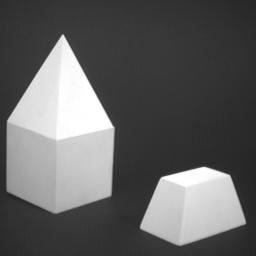
%> input picture A3PengyuWang0425157/Q5/geometric_shapes_1.pgm, 256 x 256 px
$ octave GlobalThresholding.m   (GNU Octave 9; MATLAB toolbox functions it lacks are replaced by stand-ins)
%> lines starting %> are read from the running program, lines starting %| are printed output that depends on the picture; in (x1, y1, x2, y2) boxes, pixels count from 0 and x2, y2 are one past the last pixel; in counts of white or black regions, pixels touching at a corner belong together; the program's own positions count from 1
close all;
clear;
clc;

geo1 = bgt('geometric_shapes_1.pgm');
%> in bgt, img is the input picture: size 256x256 uint8; min 35, max 255, mean 97
%> in bgt, `sumImg = sum(img(:));`: sumImg = 6359140
%> in bgt, `avgImg = sumImg/(r*c);`: avgImg = 97.03
%> in bgt, `Tinit = round(avgImg,1);`: Tinit = 97
%> after the loop in bgt, `for i=1:r`:
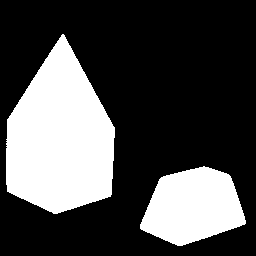
%> output: size 256x256 double; values 0 (black) and 1 (white), 29.6% white; 2 white regions, box (x1, y1, x2, y2) and area: (6, 34, 115, 214) 13508, (140, 166, 246, 246) 5913
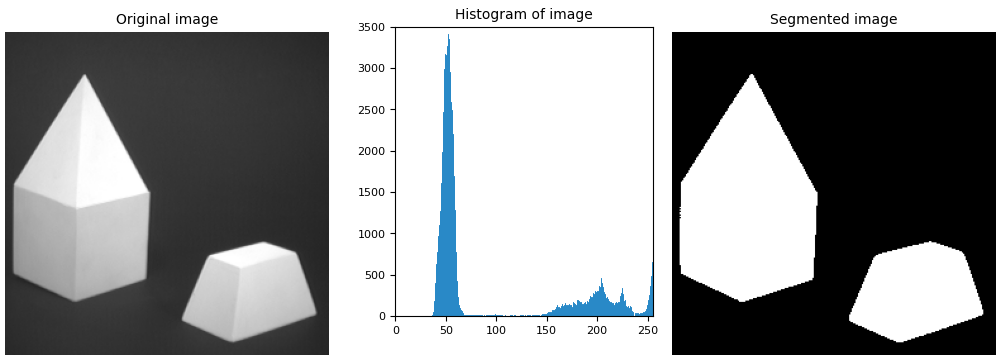
%> figure redrawn from the program's plot data, 3 panels
geo2 = bgt('geometric_shapes_2.pgm');
%> call 2 of bgt, with im = 'geometric_shapes_2.pgm'
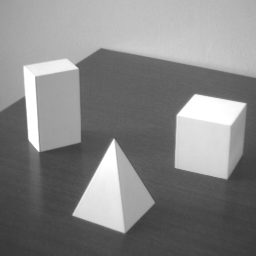
%> input picture A3PengyuWang0425157/Q5/geometric_shapes_2.pgm, 256 x 256 px
%> in bgt, img is the input picture: size 256x256 uint8; min 55, max 255, mean 133.4
%> in bgt (call 2), `sumImg = sum(img(:));`: sumImg = 8743665
%> in bgt (call 2), `avgImg = sumImg/(r*c);`: avgImg = 133.4
%> after the loop in bgt (call 2), `for i=1:r`:
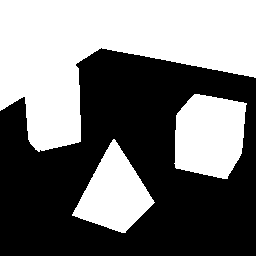
%> output: size 256x256 double; values 0 (black) and 1 (white), 46.6% white; 3 white regions, box (x1, y1, x2, y2) and area: (0, 0, 256, 152) 21508, (174, 94, 247, 179) 4952, (72, 139, 155, 233) 4086
books = bgt('books.pgm');
%> call 3 of bgt, with im = 'books.pgm'
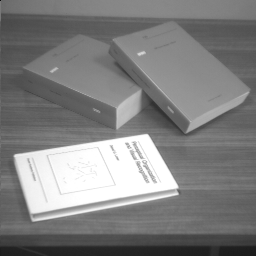
%> input picture A3PengyuWang0425157/Q5/books.pgm, 256 x 256 px
%> in bgt, img is the input picture: size 256x256 uint8; min 10, max 255, mean 127.7
%> in bgt (call 3), `sumImg = sum(img(:));`: sumImg = 8369835
%> in bgt (call 3), `avgImg = sumImg/(r*c);`: avgImg = 127.7
%> after the loop in bgt (call 3), `for i=1:r`:
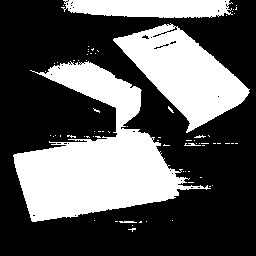
%> output: size 256x256 double; values 0 (black) and 1 (white), 35.9% white; 72 white regions (66 under 20 px), largest, box (x1, y1, x2, y2) and area: (13, 61, 211, 222) 13679, (113, 23, 250, 133) 6947, (61, 0, 233, 18) 2629, (119, 221, 137, 223) 31, (184, 143, 201, 146) 30, (194, 135, 206, 138) 20
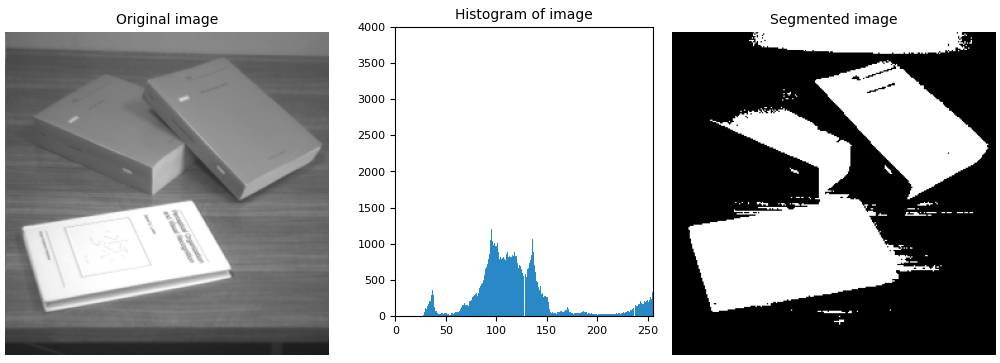
%> figure redrawn from the program's plot data, 3 panels

% 1. Select an initial estimate for T (typically the average grey level in
% the image)
% 2. Segment the image using T to produce two groups of pixels: G1
% consisting of pixels with grey levels >T and G2 consisting pixels
% with grey levels ≤ T
% 3. Compute the average grey levels of pixels in G1 to give μ1 and G2
% to give μ2
% 4. Compute a new threshold value:
% 5. Repeat steps 2 – 4 until the difference in T in successive
% iterations is less than a predefined limit T∞

function im2 = bgt(im)
figure;
img = imread(im);
subplot(1,3,1);
imshow(img);
title("Original image");
subplot(1,3,2);
imhist(img);
title("Histogram of image")

[r,c]=size(img);
sumImg = sum(img(:));
avgImg = sumImg/(r*c);
Tinit = round(avgImg,1);

Ti = Tinit;
G1 = [];
G2 = [];
while Ti<Tinit
    for i=1:r
        for j = 1:c
            val = img(i,j);
            if(val>Ti)
                G1(end+1)=val;
            else
                G2(end+1)=val;
            end
        end
    end

    u1 = sum(G1(:));
    u2 = sum(G2(:));
    avg = (u1+u2)/2;
    Ti = round(avg,1);
end

output = zeros(r,c);

for i=1:r
    for j = 1:c
        val = img(i,j);
        if(val>Ti)
            output(i,j)=1;
        else
            output(i,j)=0;
        end
    end
end

im2 = output;
subplot(1,3,3);
imshow(im2);
title("Segmented image");
end
